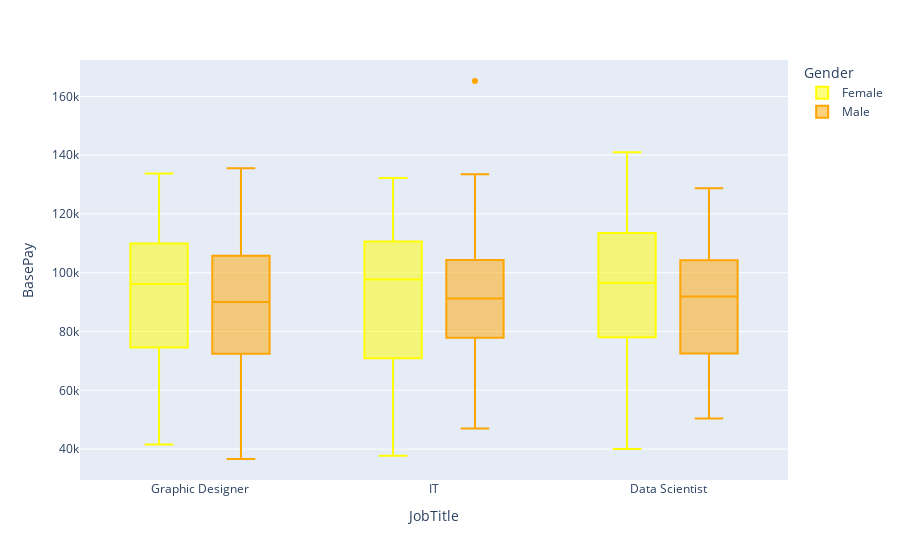

This figure's notebook cell:
### Code cell
px.box(df2,x="JobTitle", y = "BasePay", color='Gender', color_discrete_sequence=['Yellow','Orange'])

### Figure 1 — Plotly figure (JSON) as saved in the notebook; plotly's stock layout.template omitted (floating-point values rounded to 4 significant figures; data arrays with more than 128 entries replaced by an {"elided": "..."} marker saying what was removed)
{"data": [{"alignmentgroup": "True", "hovertemplate": "Gender=Female<br>JobTitle=%{x}<br>BasePay=%{y}<extra></extra>", "legendgroup": "Female", "marker": {"color": "Yellow"}, "name": "Female", "notched": false, "offsetgroup": "Female", "orientation": "v", "showlegend": true, "type": "box", "x": {"elided": "151 str values"}, "x0": " ", "xaxis": "x", "y": {"elided": "151 int values"}, "y0": " ", "yaxis": "y"}, {"alignmentgroup": "True", "hovertemplate": "Gender=Male<br>JobTitle=%{x}<br>BasePay=%{y}<extra></extra>", "legendgroup": "Male", "marker": {"color": "Orange"}, "name": "Male", "notched": false, "offsetgroup": "Male", "orientation": "v", "showlegend": true, "type": "box", "x": {"elided": "150 str values"}, "x0": " ", "xaxis": "x", "y": {"elided": "150 int values"}, "y0": " ", "yaxis": "y"}], "layout": {"boxmode": "group", "legend": {"title": {"text": "Gender"}, "tracegroupgap": 0}, "margin": {"t": 60}, "xaxis": {"anchor": "y", "domain": [0, 1], "title": {"text": "JobTitle"}}, "yaxis": {"anchor": "x", "domain": [0, 1], "title": {"text": "BasePay"}}}}
